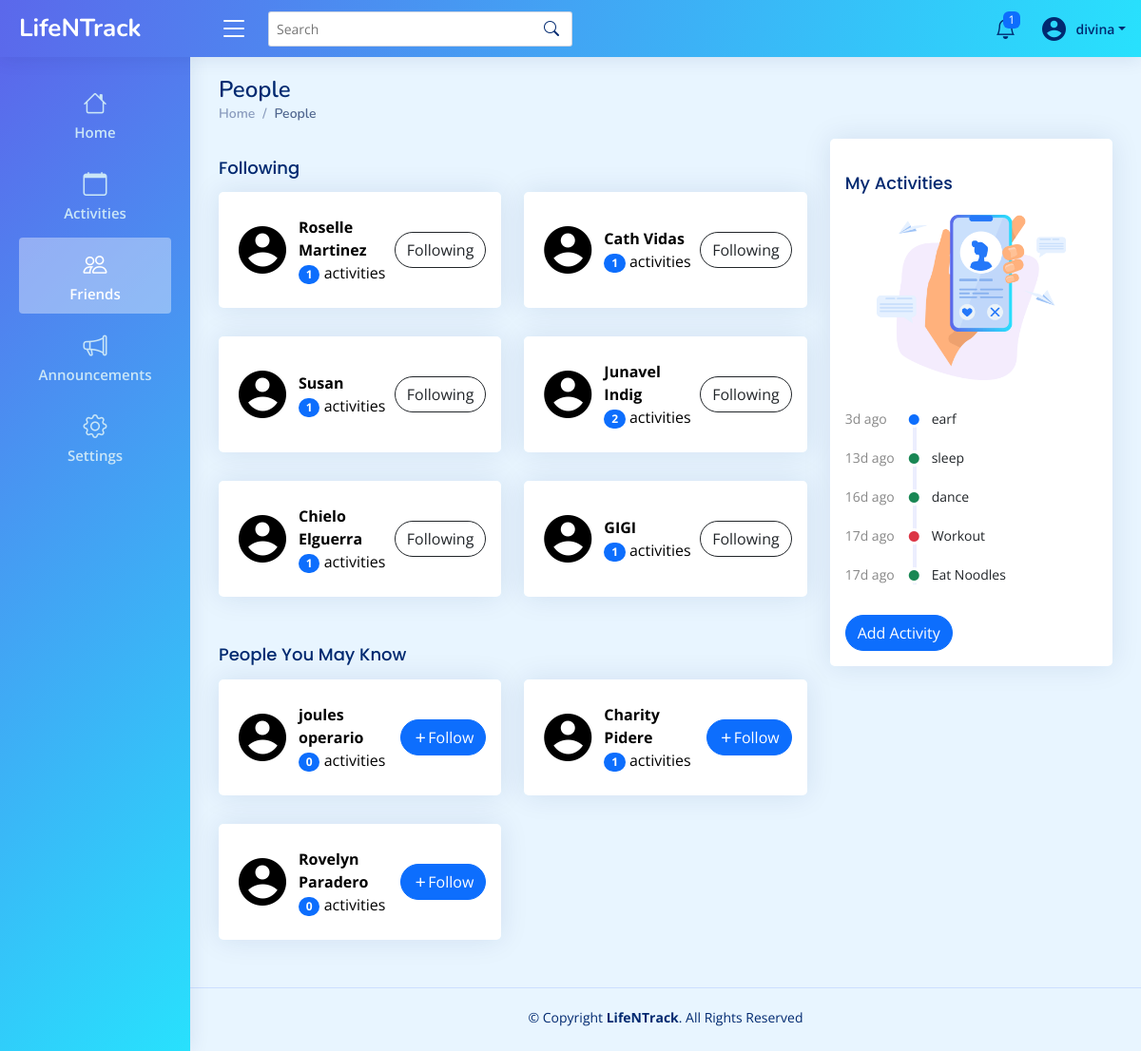
Page /client/pages/user/friends.php (signed in) on the committed database.
### tables this page shows
CREATE TABLE `user` (
  `userID` int(11) NOT NULL,
  `Fullname` varchar(50) NOT NULL,
  `Gender` enum('Male','Female','Other') NOT NULL,
  `Email` varchar(50) NOT NULL,
  `Password` varchar(50) NOT NULL,
  `Bio` varchar(255) NOT NULL,
  `Role` varchar(50) NOT NULL,
  `Status` varchar(50) NOT NULL
);

CREATE TABLE `activity` (
  `activityID` int(11) NOT NULL,
  `act_title` varchar(50) NOT NULL,
  `act_date` date NOT NULL,
  `act_time` time NOT NULL,
  `act_location` varchar(100) NOT NULL,
  `act_desc` mediumtext NOT NULL,
  `act_ootd` varchar(100) NOT NULL,
  `activityCreated` datetime NOT NULL DEFAULT current_timestamp(),
  `remarks` enum('Upcoming','Done','Cancelled','Other') NOT NULL,
  `userID` int(11) NOT NULL
);

### server/controllers/getUserDetails.php (called while the page is built, shortened)
<?php
$userID = $_SESSION['id'];
$conn = getConnection();
$userSql = "SELECT * FROM user WHERE userID = '$userID'";
$userDetResult = mysqli_query($conn, $userSql);
$userData = mysqli_fetch_assoc($userDetResult);
?>

### server/controllers/userSession.php (called while the page is built, shortened)
<?php
if ($_SESSION["Role"] == null) {
    header("Location: ../../public");
} else {
    if ($_SESSION["Role"] == "User") {
        include_once("getUserDetails.php");
    } else {
        header("Location: ../../public");
    }
}

### server/controllers/getTimeGap.php (called while the page is built, shortened)
<?php
function getTimeGap($storedDate) {
    $storedDateTime = new DateTime($storedDate);
    $currentDateTime = new DateTime();
    $interval = $storedDateTime->diff($currentDateTime);
    $years = $interval->y;
    $months = $interval->m;
    $days = $interval->d;
    $hours = $interval->h;
    $minutes = $interval->i;
    $seconds = $interval->s;
    if ($years > 0) {
        return $years . "y ago";
    } elseif ($months > 0) {
        return $months . "mo ago";
    } elseif ($days > 0) {
        return $days . "d ago";
    } elseif ($hours > 0) {
        return $hours . "h ago";
    } elseif ($minutes > 0) {
        return $minutes . "m ago";
    } elseif ($seconds > 0) {
        return $seconds . "s ago";
    } else {
        return "Just now";
    }
}
?>

### client/pages/user/friends.php (the view, shortened to what this page needs)
<?php
include_once("../../../server/controllers/userSession.php");
include_once("../../../server/controllers/getUserDetails.php");
?>
<!DOCTYPE html>
<html lang="en">
<head>
    <?php include_once("../../components/vendorCSSLinks.php") ?>
    <link href="../../assets/css/style.css" rel="stylesheet">
    <link rel="stylesheet" href="../../assets/css/users.css">
</head>
<body>
    <?php include_once("../../components/userHeader.php") ?>
    <?php include_once("../../components/sidebar.php") ?>
    <main id="main" class="main user-main">
        <div class="pagetitle">
            <h1>People</h1>
            <nav>
                <ol class="breadcrumb">
                    <li class="breadcrumb-item"><a href="index.php">Home</a></li>
                    <li class="breadcrumb-item active">People</li>
                </ol>
            </nav>
        </div>
        <section class="section dashboard">
            <div class="row">
                <div class="col-lg-8">
                    <div class=" col-lg-12">
                        <div class="card-body">
                            <h5 class="card-title">Following</h5>
                            <div class="friend-list row">
                                <?php
                                $conn = getConnection();
                                $sql = "SELECT * FROM user WHERE userID IN (SELECT followingUserID FROM followers WHERE userID = $userID) AND Role = 'User'";
                                $result = mysqli_query($conn, $sql);
                                if (mysqli_num_rows($result) > 0) :
                                    while ($row = mysqli_fetch_assoc($result)) :
                                        $user_id = $row['userID'];
                                        $countActSql = "SELECT * FROM activity WHERE userID = $user_id";
                                        $countActResult = mysqli_query($conn, $countActSql);
                                        $activityCount = mysqli_num_rows($countActResult);
                                ?>
                                        <div class="col-xxl-4 col-md-6">
                                            <div class="card">
                                                <div class="card-body">
                                                    <a href="user-page.php?user=<?= $row['userID'] ?>">
                                                        <div class="list-group-item d-flex justify-content-between align-items-center">
                                                            <div class="d-flex align-items-center">
                                                                <div class="icon-bx"><i class="ri-account-circle-fill"></i></div>
                                                                <div class="ms-2 me-auto">
                                                                    <div class="fw-bold"><?= $row['Fullname'] ?></div>
                                                                    <span class="badge bg-primary rounded-pill"><?= $activityCount?></span> activities
                                                                </div>
                                                            </div>
                                                            <a href="../../../server/controllers/UfollowUser.php?user-id=<?= $row['userID'] ?>">
                                                                <button type="button" class="btn btn-outline-dark rounded-pill">Following</button>
                                                            </a>
                                                        </div>
                                                    </a>
                                                </div>
                                            </div>
                                        </div>
                                <?php
                                    endwhile;
                                else :
                                    echo "0 results";
                                endif;
                                ?>
                            </div>
                        </div>
                    </div>
                    <div class=" col-lg-12">
                        <div class="card-body">
                            <h5 class="card-title">People You May Know</h5>
                            <div class="friend-list row">
                                <?php
                                $conn = getConnection();
                                $sql = "SELECT * FROM user WHERE userID NOT IN (SELECT followingUserID FROM followers WHERE userID = $userID) AND userID != $userID AND Role = 'User'";
                                $result = mysqli_query($conn, $sql);
                                if (mysqli_num_rows($result) > 0) :
                                    while ($row = mysqli_fetch_assoc($result)) :
                                        $user_id = $row['userID'];
                                        $countActSql = "SELECT * FROM activity WHERE userID = $user_id";
                                        $countActResult = mysqli_query($conn, $countActSql);
                                        $activityCount = mysqli_num_rows($countActResult);
                                ?>
                                        <div class="col-xxl-4 col-md-6">
                                            <div class="card">
                                                <div class="card-body">
                                                    <a href="user-page.php?user=<?= $row['userID'] ?>">
                                                        <div class="list-group-item d-flex justify-content-between align-items-center">
                                                            <div class="lft d-flex align-items-center">
                                                                <div class="icon-bx"><i class="ri-account-circle-fill"></i></div>
                                                                <div class="ms-2 me-auto">
                                                                    <div class="fw-bold"><?= $row['Fullname'] ?></div>
                                                                    <span class="badge bg-primary rounded-pill"><?= $activityCount?></span> activities
                                                                </div>
                                                            </div>
                                                            <a href="../../../server/controllers/UfollowUser.php?user-id=<?= $row['userID'] ?>">
                                                                <button type="button" class="btn btn-primary rounded-pill"><i class="ri-add-line"></i>Follow</button>
                                                            </a>
                                                        </div>
                                                    </a>
                                                </div>
                                            </div>
                                        </div>
                                <?php
                                    endwhile;
                                else :
                                    echo "0 results";
                                endif;
                                ?>
                            </div>
                        </div>
                    </div>
                </div>
                <div class="col-lg-4 right">
                    <?php include_once('../../components/recent-profile.php'); ?>
                </div>
            </div>
        </section>
    </main>
    <?php include_once("../../components/footer.php") ?>
</body>
</html>

### client/components/userHeader.php (shortened to what this page needs)
<header id="header" class="header fixed-top d-flex align-items-center">
    <div class="d-flex align-items-center justify-content-between">
        <a href="index.html" class="logo d-flex align-items-center">
            <span class="d-none d-lg-block">LifeNTrack</span>
        </a>
        <i class="bi bi-list toggle-sidebar-btn"></i>
    </div>
    <div class="search-bar">
        <form class="search-form d-flex align-items-center" method="POST" action="#">
            <input type="text" name="query" placeholder="Search" title="Enter search keyword">
            <button type="submit" title="Search"><i class="bi bi-search"></i></button>
        </form>
    </div>
    <nav class="header-nav ms-auto">
        <ul class="d-flex align-items-center">
            <li class="nav-item dropdown">
                <?php
                   $sql = "SELECT * FROM notification WHERE notifReceiverID = $userID ORDER BY notifCreated DESC";
                   $result = mysqli_query($conn, $sql);
                   $countNotif = 0;
                   if (mysqli_num_rows($result) > 0) {
                       while ($row = mysqli_fetch_assoc($result)) {
                           if ($row['notifStatus'] == 'unseen') {
                               $countNotif++;
                           }
                       }
                   }
                   ?>
                <a class="nav-link nav-icon" href="#" data-bs-toggle="dropdown">
                    <i class="bi bi-bell"></i>
                    <?php
                       if ($countNotif > 0) {
                           echo '<span class="badge bg-primary badge-number">' . $countNotif . '</span>';
                       }
                       ?>
                </a>
                    <?php
                       include_once('../../../server/controllers/getTimeGap.php');
                       ?>
        </li>
        <li class="nav-item dropdown pe-3">
            <a class="nav-link nav-profile d-flex align-items-center pe-0" href="#" data-bs-toggle="dropdown">
                <i class="ri-account-circle-fill" style="font-size: 30px; "></i>
                <span class="d-none d-md-block dropdown-toggle ps-2"><?= $userData['Fullname'] ?></span>
            </a>
        </li>
        </ul>
    </nav>
</header>

### client/components/recent-profile.php (shortened to what this page needs)
<div class="card">
        <div class="card-body">
            <h5 class="card-title">My Activities</h5>
            <div class="img-bx">
                <img src="../../public/assets/images/slider-dec.png" alt="">
            </div>
            <div class="activity" style="margin-top: 30px;">
                <?php
                $conn = getConnection();
                include_once("../../../server/controllers/getTimeGap.php");
                $activitySql = "SELECT * FROM activity WHERE userID = $userID ORDER BY activityCreated DESC";
                $actResult = mysqli_query($conn, $activitySql);
                if (mysqli_num_rows($actResult) > 0) :
                    while ($row = mysqli_fetch_assoc($actResult)) :
                        $storedDate = $row['activityCreated'];
                        $timeGap = getTimeGap($storedDate);
                ?>
                        <div class="activity-item d-flex">
                            <div class="activite-label">
                                <?= $timeGap ?></div>
                            <?php
                            if ($row['remarks'] == 'Upcoming') {
                                echo '<i class="bi bi-circle-fill activity-badge text-primary align-self-start"></i>';
                            } else if ($row['remarks'] == 'Done') {
                                echo '<i class="bi bi-circle-fill activity-badge text-success align-self-start"></i>';
                            } else if ($row['remarks'] == 'Cancelled') {
                                echo '<i class="bi bi-circle-fill activity-badge text-danger align-self-start"></i>';
                            }
                            ?>
                            <div class="activity-content">
                                <?= $row['act_title'] ?>
                            </div>
                        </div>
                <?php
                    endwhile;
                else :
                    echo "No Activities Yest";
                endif;
                ?>
            </div>
        </div>
    <div class="card-body"><?php include("../../components/activity-btn.php") ?></div>
</div>

### rows in the picture
user: Fullname "divina"
user: Fullname "Roselle Martinez", activityCount "1"
user: Fullname "Cath Vidas", activityCount "1"
user: Fullname "Susan", activityCount "1"
user: Fullname "Junavel Indig", activityCount "2"
user: Fullname "Chielo Elguerra", activityCount "1"
user: Fullname "GIGI", activityCount "1"
user: Fullname "joules operario", activityCount "0"
user: Fullname "Charity Pidere", activityCount "1"
user: Fullname "Rovelyn Paradero", activityCount "0"
activity: activityCreated "3d ago", remarks "Upcoming" (drawn), act_title "earf"
activity: activityCreated "13d ago", remarks "Done" (drawn), act_title "sleep"
activity: activityCreated "16d ago", remarks "Done" (drawn), act_title "dance"
activity: activityCreated "17d ago", remarks "Cancelled" (drawn), act_title "Workout"
activity: activityCreated "17d ago", remarks "Done" (drawn), act_title "Eat Noodles"

### other values in the picture
$countNotif "1"
